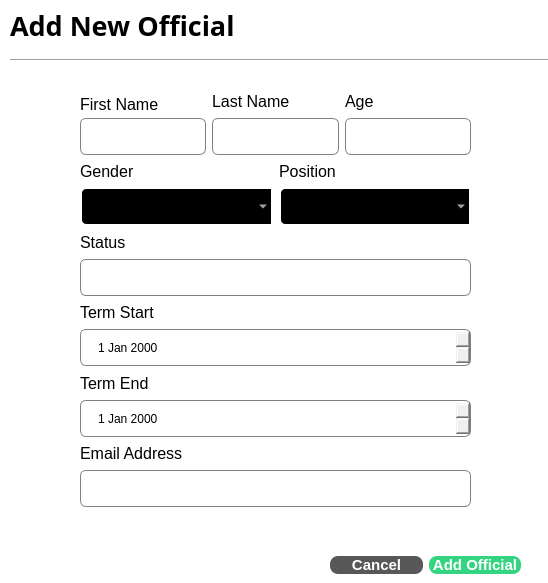
<?xml version="1.0" encoding="UTF-8"?>
<ui version="4.0">
 <class>OfficialDialog</class>
 <widget class="QDialog" name="OfficialDialog">
  <property name="geometry">
   <rect>
    <x>0</x>
    <y>0</y>
    <width>548</width>
    <height>583</height>
   </rect>
  </property>
  <property name="windowTitle">
   <string>Dialog</string>
  </property>
  <property name="styleSheet">
   <string notr="true">QDialog{
 
background-color:white;

}

QLineEdit{

border: 1px solid gray;
border-radius:6px;
padding-left: 15px;
height: 35px;
}

QDateEdit{ 
border: 1px solid gray;
border-radius:6px;
padding-left: 15px;
height: 35px;
}

QComboBox{ 
border: 2px solid white;
border-radius:6px;
padding-left: 1px 18px 1px 3px;
height: 35px;
background-color:black;
color:white;
padding-left:15px;
selection-background-color: #298089;
}</string>
  </property>
  <widget class="QLabel" name="label_12">
   <property name="geometry">
    <rect>
     <x>10</x>
     <y>10</y>
     <width>261</width>
     <height>31</height>
    </rect>
   </property>
   <property name="font">
    <font>
     <family>Arial Rounded MT</family>
     <pointsize>20</pointsize>
     <bold>true</bold>
    </font>
   </property>
   <property name="text">
    <string>Add New Official</string>
   </property>
  </widget>
  <widget class="Line" name="line_2">
   <property name="geometry">
    <rect>
     <x>10</x>
     <y>50</y>
     <width>541</width>
     <height>21</height>
    </rect>
   </property>
   <property name="orientation">
    <enum>Qt::Orientation::Horizontal</enum>
   </property>
  </widget>
  <widget class="QWidget" name="layoutWidget_8">
   <property name="geometry">
    <rect>
     <x>330</x>
     <y>550</y>
     <width>191</width>
     <height>31</height>
    </rect>
   </property>
   <layout class="QHBoxLayout" name="horizontalLayout_6">
    <item>
     <widget class="QPushButton" name="cancel_officialbutton">
      <property name="styleSheet">
       <string notr="true">QPushButton{
 background-color: #585858;
 color:white;
border:none;
border-radius:8px;
font-weight: bold;
font-size: 15px;
}</string>
      </property>
      <property name="text">
       <string>Cancel</string>
      </property>
      <property name="checkable">
       <bool>true</bool>
      </property>
      <property name="autoExclusive">
       <bool>true</bool>
      </property>
     </widget>
    </item>
    <item>
     <widget class="QPushButton" name="save_officialbutton">
      <property name="styleSheet">
       <string notr="true">QPushButton{
 background-color: #34D481;
 color:white;
border:none;
border-radius:8px;
font-weight: bold;
font-size: 15px;
}</string>
      </property>
      <property name="text">
       <string>Add Official</string>
      </property>
      <property name="checkable">
       <bool>true</bool>
      </property>
      <property name="autoExclusive">
       <bool>true</bool>
      </property>
     </widget>
    </item>
   </layout>
  </widget>
  <widget class="QWidget" name="layoutWidget">
   <property name="geometry">
    <rect>
     <x>80</x>
     <y>91</y>
     <width>391</width>
     <height>416</height>
    </rect>
   </property>
   <layout class="QVBoxLayout" name="verticalLayout">
    <item>
     <layout class="QHBoxLayout" name="horizontalLayout_4">
      <item>
       <layout class="QVBoxLayout" name="verticalLayout_13">
        <property name="spacing">
         <number>0</number>
        </property>
        <item>
         <widget class="QLabel" name="label_13">
          <property name="font">
           <font>
            <family>Arial</family>
            <pointsize>12</pointsize>
           </font>
          </property>
          <property name="text">
           <string>First Name</string>
          </property>
         </widget>
        </item>
        <item>
         <widget class="QLineEdit" name="firstname_lineEdit2"/>
        </item>
       </layout>
      </item>
      <item>
       <layout class="QVBoxLayout" name="verticalLayout_14">
        <item>
         <widget class="QLabel" name="label_14">
          <property name="font">
           <font>
            <family>Arial</family>
            <pointsize>12</pointsize>
           </font>
          </property>
          <property name="text">
           <string>Last Name</string>
          </property>
         </widget>
        </item>
        <item>
         <widget class="QLineEdit" name="lastname_lineEdit2"/>
        </item>
       </layout>
      </item>
      <item>
       <layout class="QVBoxLayout" name="verticalLayout_15">
        <item>
         <widget class="QLabel" name="label_15">
          <property name="font">
           <font>
            <family>Arial</family>
            <pointsize>12</pointsize>
           </font>
          </property>
          <property name="text">
           <string>Age</string>
          </property>
         </widget>
        </item>
        <item>
         <widget class="QLineEdit" name="age_lineEdit2"/>
        </item>
       </layout>
      </item>
     </layout>
    </item>
    <item>
     <layout class="QHBoxLayout" name="horizontalLayout_5">
      <item>
       <layout class="QVBoxLayout" name="verticalLayout_16">
        <item>
         <widget class="QLabel" name="label_16">
          <property name="font">
           <font>
            <family>Arial</family>
            <pointsize>12</pointsize>
           </font>
          </property>
          <property name="text">
           <string>Gender</string>
          </property>
         </widget>
        </item>
        <item>
         <widget class="QComboBox" name="gender_comboBox2">
          <item>
           <property name="text">
            <string/>
           </property>
          </item>
          <item>
           <property name="text">
            <string>Male</string>
           </property>
          </item>
          <item>
           <property name="text">
            <string>Female</string>
           </property>
          </item>
         </widget>
        </item>
       </layout>
      </item>
      <item>
       <layout class="QVBoxLayout" name="verticalLayout_17">
        <item>
         <widget class="QLabel" name="label_17">
          <property name="font">
           <font>
            <family>Arial</family>
            <pointsize>12</pointsize>
           </font>
          </property>
          <property name="text">
           <string>Position</string>
          </property>
         </widget>
        </item>
        <item>
         <widget class="QComboBox" name="position_comboBox">
          <property name="styleSheet">
           <string notr="true"/>
          </property>
          <item>
           <property name="text">
            <string/>
           </property>
          </item>
          <item>
           <property name="text">
            <string>Captain</string>
           </property>
          </item>
          <item>
           <property name="text">
            <string>Councilor</string>
           </property>
          </item>
          <item>
           <property name="text">
            <string>Kagawad</string>
           </property>
          </item>
          <item>
           <property name="text">
            <string>Sk Kagawad</string>
           </property>
          </item>
          <item>
           <property name="text">
            <string>Tanod</string>
           </property>
          </item>
         </widget>
        </item>
       </layout>
      </item>
     </layout>
    </item>
    <item>
     <layout class="QVBoxLayout" name="verticalLayout_19">
      <item>
       <widget class="QLabel" name="label_19">
        <property name="font">
         <font>
          <family>Arial</family>
          <pointsize>12</pointsize>
         </font>
        </property>
        <property name="text">
         <string>Status</string>
        </property>
       </widget>
      </item>
      <item>
       <widget class="QLineEdit" name="birthplace_lineEdit2"/>
      </item>
     </layout>
    </item>
    <item>
     <layout class="QVBoxLayout" name="verticalLayout_7">
      <item>
       <widget class="QLabel" name="label_8">
        <property name="font">
         <font>
          <family>Arial</family>
          <pointsize>12</pointsize>
         </font>
        </property>
        <property name="text">
         <string>Term Start</string>
        </property>
       </widget>
      </item>
      <item>
       <widget class="QDateEdit" name="termstart_dateEdit"/>
      </item>
     </layout>
    </item>
    <item>
     <layout class="QVBoxLayout" name="verticalLayout_8">
      <item>
       <widget class="QLabel" name="label_9">
        <property name="font">
         <font>
          <family>Arial</family>
          <pointsize>12</pointsize>
         </font>
        </property>
        <property name="text">
         <string>Term End</string>
        </property>
       </widget>
      </item>
      <item>
       <widget class="QDateEdit" name="termend_dateEdit"/>
      </item>
     </layout>
    </item>
    <item>
     <layout class="QVBoxLayout" name="verticalLayout_22">
      <item>
       <widget class="QLabel" name="label_22">
        <property name="font">
         <font>
          <family>Arial</family>
          <pointsize>12</pointsize>
         </font>
        </property>
        <property name="text">
         <string>Email Address</string>
        </property>
       </widget>
      </item>
      <item>
       <widget class="QLineEdit" name="emailaddress_lineEdit2"/>
      </item>
     </layout>
    </item>
   </layout>
  </widget>
 </widget>
 <resources/>
 <connections>
  <connection>
   <sender>cancel_officialbutton</sender>
   <signal>toggled(bool)</signal>
   <receiver>OfficialDialog</receiver>
   <slot>close()</slot>
   <hints>
    <hint type="sourcelabel">
     <x>371</x>
     <y>567</y>
    </hint>
    <hint type="destinationlabel">
     <x>380</x>
     <y>653</y>
    </hint>
   </hints>
  </connection>
 </connections>
</ui>
